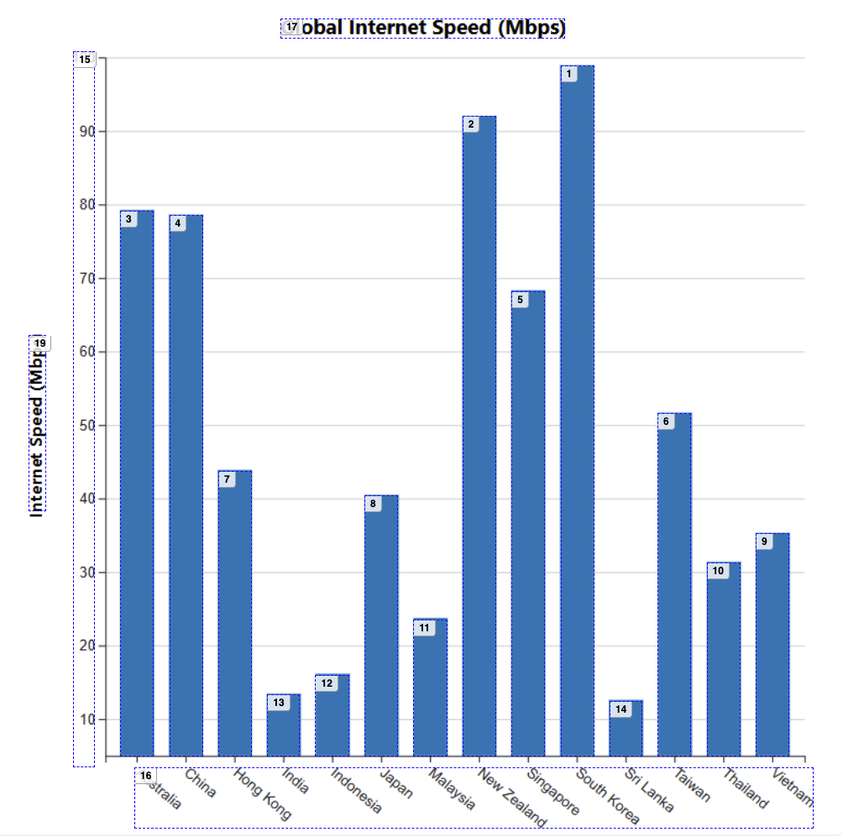
#> input picture client/src/pages/api/temp/chart.png, 843 x 837 px, shrunk from 1004 x 997 before the run
$ python -i cor.py   (imports and definitions only)
#> lines starting #> are read from the running program, lines starting #| are printed output that depends on the picture; after the words box and inside, x2 and y2 are one past the last pixel; in counts of white or black regions, pixels touching at a corner belong together
#> further down, picture is the input picture: shape (837, 843, 3); mean B, G, R 235.9, 220, 208.5
import cv2
import numpy as np
import json

def detect_bar_segments_by_color(bar_img, bar_rect, bar_index):
    h, w, _ = bar_img.shape
    color_profile = []

    for y in range(0, h, 2):
        row = bar_img[y:y+2, :, :]
        mean_color = cv2.mean(row)[:3]
        color_profile.append(mean_color)

    boundaries = [0]
    threshold = 20
    for i in range(1, len(color_profile)):
        c1 = np.array(color_profile[i-1])
        c2 = np.array(color_profile[i])
        dist = np.linalg.norm(c1 - c2)
        if dist > threshold:
            boundaries.append(i*2)
    if boundaries[-1] != h:
        boundaries.append(h)

    merged_bounds = [boundaries[0]]
    for b in boundaries[1:]:
        if b - merged_bounds[-1] > 10:
            merged_bounds.append(b)
    if merged_bounds[-1] != h:
        merged_bounds.append(h)

    segments = []
    for i in range(len(merged_bounds)-1):
        y1 = merged_bounds[i]
        y2 = merged_bounds[i+1]
        if y2 - y1 < 10:
            continue
        segment_roi = bar_img[y1:y2, :]
        mean_color = cv2.mean(segment_roi)
        hex_color = '#{:02x}{:02x}{:02x}'.format(int(mean_color[2]), int(mean_color[1]), int(mean_color[0]))
        segment = {
            "label": "vertical bar segment",
            "rectangular": {
                "xmin": bar_rect["x"],
                "ymin": bar_rect["y"] + y1,
                "xmax": bar_rect["x"] + bar_rect["width"],
                "ymax": bar_rect["y"] + y2
            },
            "color": hex_color,
            "barIndex": bar_index,
            "segmentIndex": i + 1
        }
        segments.append(segment)

    return segments

def analyze_bar_chart(image: np.ndarray, expected_bars=4):
#> called with expected_bars = 4
    if image is None:
        raise ValueError("No image provided")

    img = image.copy()
    gray = cv2.cvtColor(img, cv2.COLOR_BGR2GRAY)
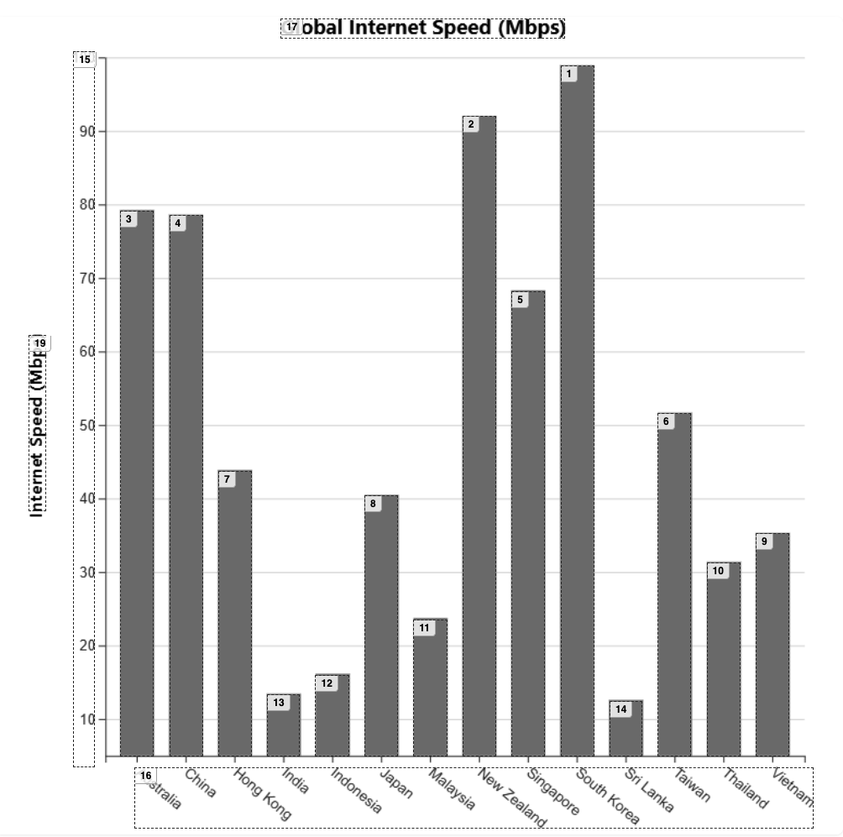
#> gray: shape (837, 843); min 0, max 255, mean 218.3
    _, thresh = cv2.threshold(gray, 250, 255, cv2.THRESH_BINARY_INV)
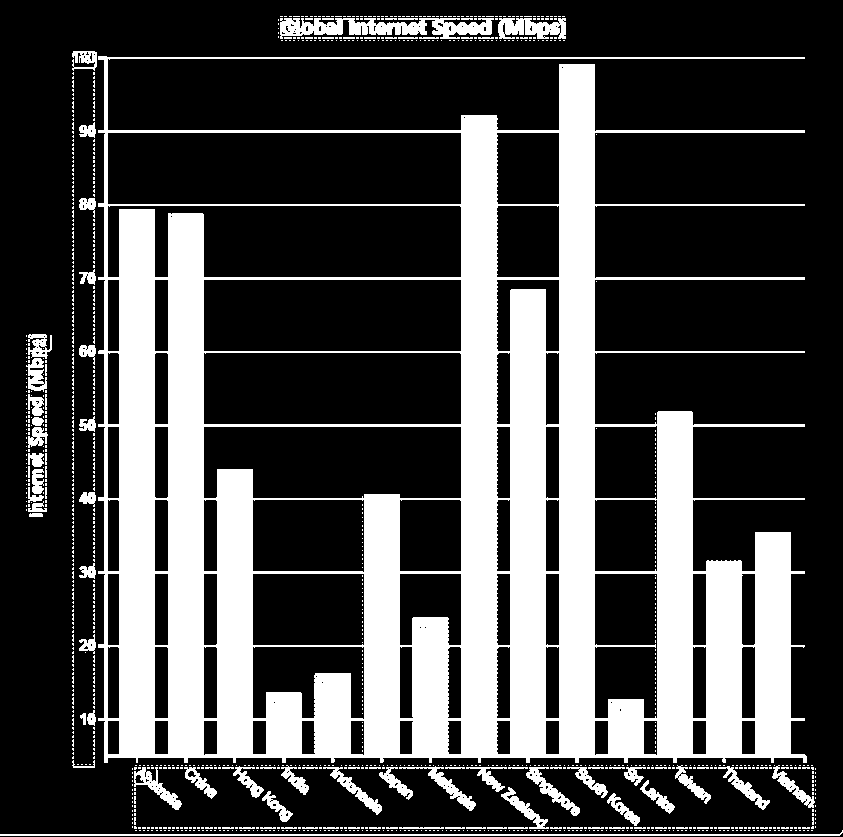
#> thresh: shape (837, 843); 28.8% white; 1209 white regions (1112 under 20 px), largest, box (x1, y1, x2, y2) and area: (98, 56, 807, 763) 180863, (280, 18, 494, 39) 2688, (0, 830, 843, 836) 1687
    kernel = cv2.getStructuringElement(cv2.MORPH_RECT, (5, 5))
    cleaned = cv2.morphologyEx(thresh, cv2.MORPH_CLOSE, kernel)
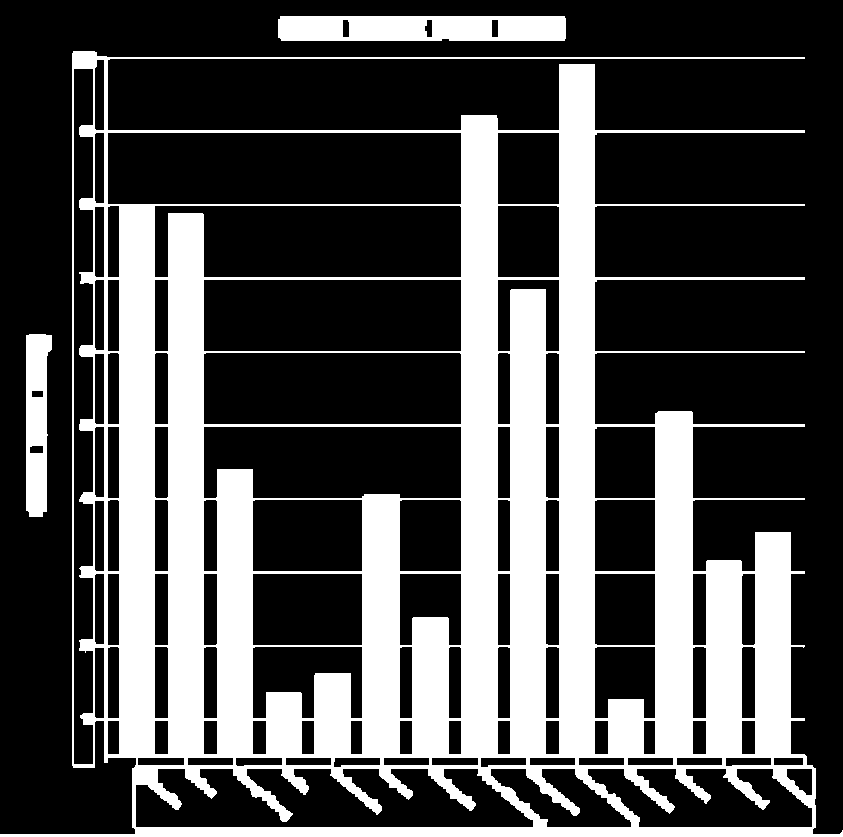
#> cleaned: shape (837, 843); 30.7% white; 3 white regions

    contours, _ = cv2.findContours(cleaned, cv2.RETR_EXTERNAL, cv2.CHAIN_APPROX_SIMPLE)
#> contours = 3 contours; box (x1, y1, x2, y2) and area: (0, 51, 843, 837) 442366, (278, 16, 566, 41) 6858, (26, 334, 52, 517) 3686

    bar_candidates = []
    for cnt in contours:
        x, y, w, h = cv2.boundingRect(cnt)
        aspect_ratio = h / float(w)
        area = w * h
        if aspect_ratio > 2.5 and area > 1000:
            bar_candidates.append({"x": x, "y": y, "width": w, "height": h})
#> this loop made 3 passes
#> (x, y, w, h, aspect_ratio, area) on passes 1 to 3: (26, 334, 26, 183, 7.04, 4758), (0, 51, 843, 786, 0.932, 662598), (278, 16, 288, 25, 0.0868, 7200)
#> after the loop, bar_candidates = 1 item

    bar_candidates.sort(key=lambda b: b["x"])
    bars_sorted = sorted(bar_candidates, key=lambda b: b["width"], reverse=True)
#> bars_sorted = 1 item
    bar_regions = sorted(bars_sorted[:expected_bars], key=lambda b: b["x"])
#> bar_regions = 1 item

    all_segments = []
    for idx, bar in enumerate(bar_regions):
        x, y, w, h = bar["x"], bar["y"], bar["width"], bar["height"]
        bar_img = img[y:y+h, x:x+w]
        segments = detect_bar_segments_by_color(bar_img, bar, idx+1)
        all_segments.extend(segments)
#> this loop made 1 pass
#> (x, y, threshold in detect_bar_segments_by_color) on pass 1: (26, 334, 20)
#> pass 1, in analyze_bar_chart, `bar_img = img[y:y+h, x:x+w]`:
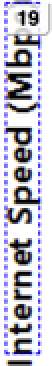
#> bar_img: shape (183, 26, 3) (shown 2 times larger); mean B, G, R 209.6, 197.3, 198.4
#> after the loop, all_segments = 14 items

    result = {
        "regions": all_segments
    }

    return result  # Return as dict

>>> import cv2
>>> picture = cv2.imread('../client/src/pages/api/temp/chart.png')
>>> result = analyze_bar_chart(picture)
#> result = 1 item
